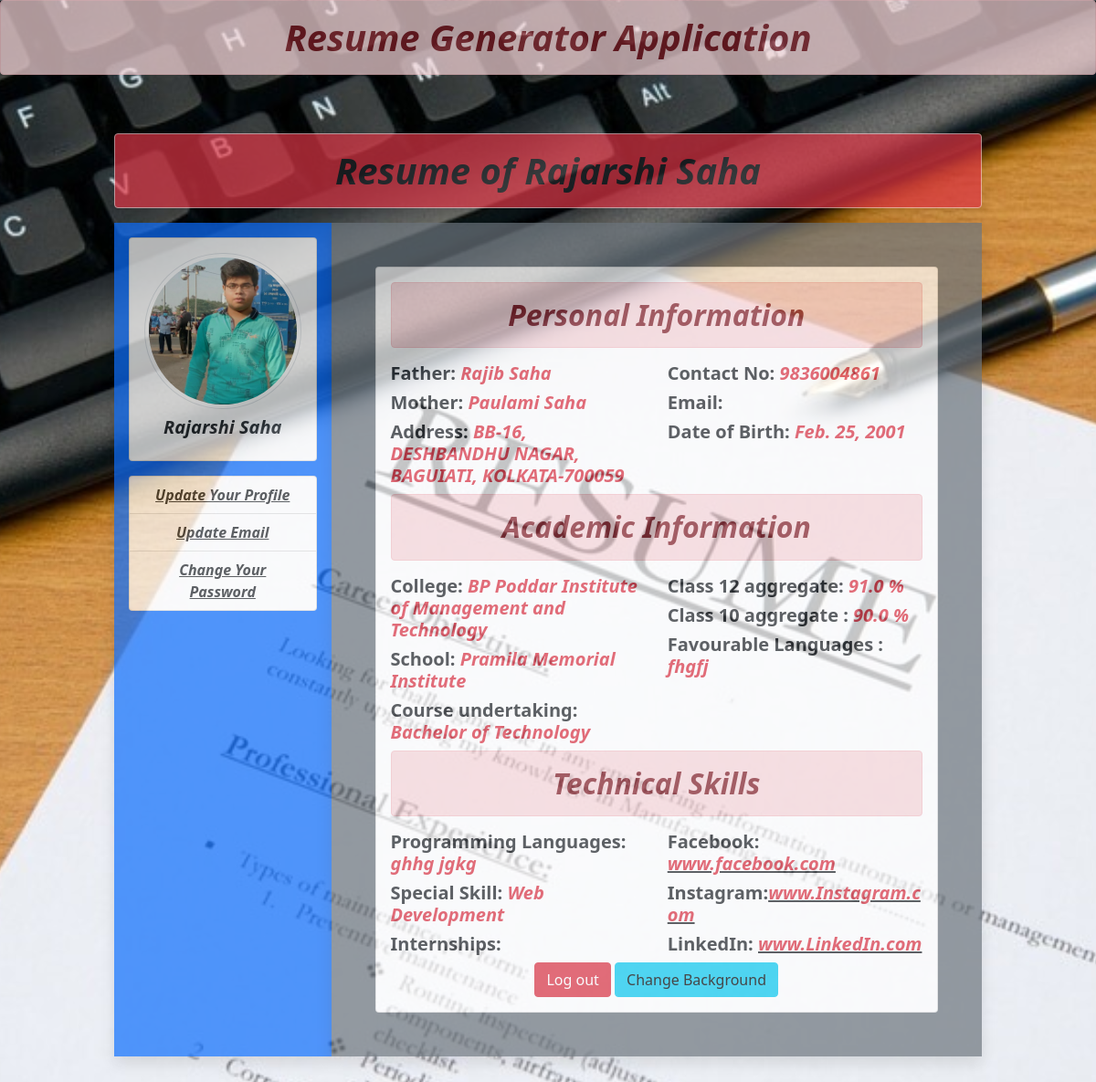
Screenshot of /viewResume/15/ (signed in) with the database file from the repository.
### resume/models.py (models this page shows, shortened)
class profile(models.Model):
    user = models.ForeignKey(User, on_delete=models.CASCADE)
    name = models.CharField(max_length=100, default=' ')
    profile_img = models.ImageField(upload_to='pro_img', blank=True)
    dob = models.DateField()
    mobile_no = models.PositiveIntegerField()
    state = models.CharField(max_length=200, choices=STATE_CHOICES)
    address = models.CharField(max_length=250)
    father_name = models.CharField(max_length=150)
    mother_name = models.CharField(max_length=150)
    college_name = models.TextField()
    school_name = models.TextField()
    class_12 = models.FloatField()
    class_10 = models.FloatField()
    persue_course = models.CharField(max_length=150, choices=COURSE_CHOICES)
    language = models.TextField(blank=True)

class skills(models.Model):
    profile = models.OneToOneField(profile, on_delete=models.CASCADE)
    code = models.TextField(default='')
    skill_name = models.CharField(max_length=200)
    intern_exp = models.TextField()
    facebook = models.CharField(max_length=150)
    instagram = models.CharField(max_length=150)
    linkedIn = models.CharField(max_length=150)

### resume/views.py (the view)
# urls.py: path('viewResume/<int:id>/', views.resume_view, name='resumeView'),
def resume_view(request, id):
    if request.user.is_authenticated:
        prof = profile.objects.get(pk=id)
        skill = skills.objects.get(profile=prof.id)
        return render(request, 'resume.html', {'prof': prof, 'skill': skill})
    else:
        return HttpResponseRedirect('/')

### templates/resume.html (shortened to what this page needs)
{% extends 'base.html' %}
{% block content %}
<div class="row setRadius">
    <h1 class="text-center text-danger fw-bold bg-danger text-dark alert alert-danger shadow "> <i>Resume of {{prof.name}}
    </i> </h1>
    <div class="col-sm-3 shadow p-3 bg-primary">
        <div class="card">
            <div class="card-body">
                <img src={{prof.profile_img.url}} alt="" class="img-fluid img-thumbnail mb-2 setImage">
                <h5 class="text-center fw-bold"><strong><i>{{prof.name}}</i></strong></h5>
            </div>
        </div>
        <div class="list-group my-3">
            <a href="{% url 'updateProfile' prof.id %}" class="list-group-item text-center fw-bold"><u><i>Update Your Profile</i></u></a>
            <a href="{% url 'updateEmail' %}" class="list-group-item text-center fw-bold"><u><i>Update Email</i></u></a>
            <a href="{% url 'changePassword' %}" class="list-group-item text-center fw-bold"><u><i>Change Your Password</i></u></a>
        </div>
    </div>
    <div class="col-sm-9 shadow p-5 bg-secondary">
        <div class="card">
            <div class="card-body">
                <h2 class="text-center alert alert-danger"> <strong> <i>Personal Information</i></strong> </h2>
                <div class="row">
                    <div class="col-sm-6">
                        <h5 class="fw-bold">Father: <strong class="text-danger"><i>{{prof.father_name}}</i></strong></h5>
                        <h5 class="fw-bold">Mother: <strong class="text-danger"><i>{{prof.mother_name}}</i></strong></h5>
                        <h5 class="fw-bold">Address: <strong class="text-danger"><i>{{prof.address}}</i></strong></h5>
                    </div>
                    <div class="col-sm-6">
                        <h5 class="fw-bold">Contact No: <strong class="text-danger"><i>{{prof.mobile_no}}</i></strong></h5>
                        <h5 class="fw-bold">Email: <strong class="text-danger"></strong></h5>
                        <h5 class="fw-bold">Date of Birth: <strong class="text-danger"><i>{{prof.dob}}</i></strong></h5>
                    </div>
                </div>
                <h2 class="text-center alert alert-danger"> <strong><i>Academic Information</i></strong> </h2>
                <div class="row">
                    <div class="col-sm-6">
                        <h5 class="fw-bold">College: <strong class="text-danger"><i>{{prof.college_name}}</i></strong></h5>
                        <h5 class="fw-bold">School: <strong class="text-danger"><i>{{prof.school_name}}</i></strong></h5>
                        <h5 class="fw-bold">Course undertaking: <strong class="text-danger"><i>{{prof.persue_course}}</i></strong></h5>
                    </div>
                    <div class="col-sm-6">
                        <h5 class="fw-bold">Class 12 aggregate: <strong class="text-danger"><i>{{prof.class_12}} %</i></strong></h5>
                        <h5 class="fw-bold">Class 10 aggregate : <strong class="text-danger"><i>{{prof.class_10}} %</i></strong> </h5>
                         <h5 class="fw-bold">Favourable Languages : <strong class="text-danger"><i>{{prof.language}}</i></strong> </h5>
                    </div>
                </div>
                <h2 class="text-center alert alert-danger"> <strong><i>Technical Skills</i></strong> </h2>
                <div class="row">
                    <div class="col-sm-6">
                        <h5 class="fw-bold">Programming Languages: <strong class="text-danger"><i>{{skill.code}}</i></strong></h5>
                        <h5 class="fw-bold">Special Skill: <strong class="text-danger"><i>{{skill.skill_name}}</i></strong></h5>
                        <h5 class="fw-bold">Internships: <strong class="text-danger"></strong></h5>
                    </div>
                    <div class="col-sm-6">
                        <h5 class="fw-bold">Facebook: <u> <a href="{{skill.facebook}}/" class="text-decoration-none"><strong class="text-danger"><i>{{skill.facebook}} </i></strong></a> </u></h5>
                        <h5 class="fw-bold">Instagram:<u><a href="{{skill.instagram}}/" class="text-decoration-none"><strong class="text-danger"><i>{{skill.instagram}} </i></strong></a></u></h5>
                        <h5 class="fw-bold">LinkedIn: <u><a href="{{skill.linkedIn}}/" class="text-decoration-none"><strong class="text-danger"><i>{{skill.linkedIn}} </i></strong></a></u></h5>
                    </div>
                    <div class="text-center">
                        <a href="{% url 'logout'%}" class="btn btn-danger">Log out</a>
                        <a href="#" class="btn btn-info" id="change">Change Background</a>
                    </div>
                </div>
            </div>
        </div>
    </div>
</div>
{% endblock content %}

### resume/static/resume/css/style.css (style rules this page uses)
.setRadius { border-radius: 50%; }
.setImage { border-radius: 50%; }
body { background: url('/static/resume/images/resume_image.jpg'); opacity: 0.7; background-size: cover; background-position: center; }

### rows the page displays
profile: name "Rajarshi Saha", profile_img (picture), father_name "Rajib Saha", mother_name "Paulami Saha", address "BB-16, DESHBANDHU NAGAR, BAGUIATI, KOLKATA-700059", mobile_no "9836004861", dob "Feb. 25, 2001", college_name "BP Poddar Institute of Management and Technology", school_name "Pramila Memorial Institute", persue_course "Bachelor of Technology", class_12 "91.0", class_10 "90.0", language "fhgfj"
skills: code "ghhg jgkg", skill_name "Web Development", facebook "www.facebook.com", instagram "www.Instagram.com", linkedIn "www.LinkedIn.com"
